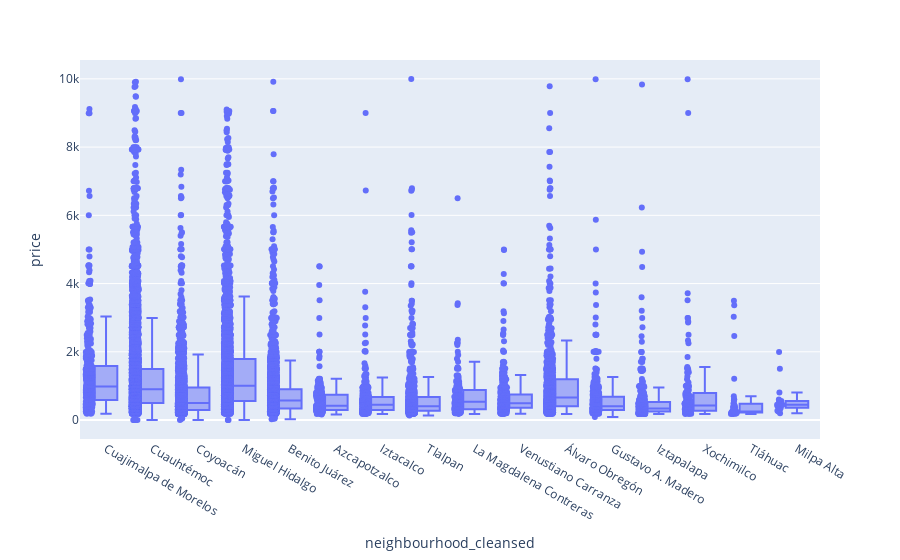

The cell this chart's notebook holds for it:
### Markdown cell above
The box plot shows that Cuauhtémoc and Miguel Hidalgo have more pricey properties. A Box plot with all neighbourhoods may help clarify the question

### Code cell
# Filter data to only take prices below $10,000
filtered_data = data.loc[data.price <=10000]
# Box plot
fig1 = px.box(filtered_data, 'neighbourhood_cleansed', 'price', points = 'all')
fig1.show()

### Figure 1 — Plotly figure (JSON) as saved in the notebook; plotly's stock layout.template omitted (floating-point values rounded to 4 significant figures; data arrays with more than 128 entries replaced by an {"elided": "..."} marker saying what was removed)
{"data": [{"alignmentgroup": "True", "boxpoints": "all", "hovertemplate": "neighbourhood_cleansed=%{x}<br>price=%{y}<extra></extra>", "legendgroup": "", "marker": {"color": "#636efa"}, "name": "", "notched": false, "offsetgroup": "", "orientation": "v", "showlegend": false, "type": "box", "x": {"elided": "21513 str values"}, "x0": " ", "xaxis": "x", "y": {"elided": "21513 int values"}, "y0": " ", "yaxis": "y"}], "layout": {"boxmode": "group", "legend": {"tracegroupgap": 0}, "margin": {"t": 60}, "xaxis": {"anchor": "y", "domain": [0, 1], "title": {"text": "neighbourhood_cleansed"}}, "yaxis": {"anchor": "x", "domain": [0, 1], "title": {"text": "price"}}}}
